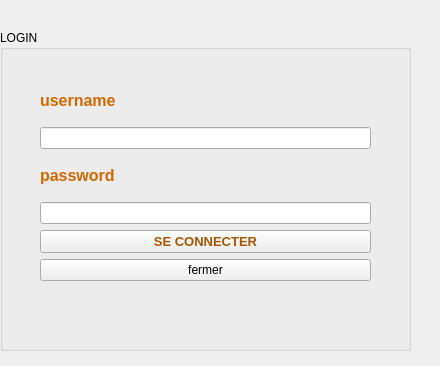
<?xml version="1.0" encoding="UTF-8"?>
<ui version="4.0">
 <class>Login</class>
 <widget class="QWidget" name="Login">
  <property name="geometry">
   <rect>
    <x>0</x>
    <y>0</y>
    <width>440</width>
    <height>366</height>
   </rect>
  </property>
  <property name="windowTitle">
   <string>Form</string>
  </property>
  <widget class="QGroupBox" name="groupBox">
   <property name="geometry">
    <rect>
     <x>0</x>
     <y>30</y>
     <width>411</width>
     <height>321</height>
    </rect>
   </property>
   <property name="cursor">
    <cursorShape>ArrowCursor</cursorShape>
   </property>
   <property name="focusPolicy">
    <enum>Qt::WheelFocus</enum>
   </property>
   <property name="styleSheet">
    <string notr="true"/>
   </property>
   <property name="title">
    <string>LOGIN</string>
   </property>
   <widget class="QWidget" name="layoutWidget">
    <property name="geometry">
     <rect>
      <x>40</x>
      <y>50</y>
      <width>331</width>
      <height>201</height>
     </rect>
    </property>
    <layout class="QVBoxLayout" name="verticalLayout_3">
     <item>
      <layout class="QHBoxLayout" name="horizontalLayout">
       <item>
        <layout class="QVBoxLayout" name="verticalLayout">
         <item>
          <layout class="QVBoxLayout" name="verticalLayout_2">
           <item>
            <widget class="QLabel" name="label_2">
             <property name="font">
              <font>
               <family>MS Sans Serif</family>
               <pointsize>12</pointsize>
               <weight>75</weight>
               <bold>true</bold>
              </font>
             </property>
             <property name="styleSheet">
              <string notr="true">color: rgb(209, 104, 0);</string>
             </property>
             <property name="text">
              <string>username</string>
             </property>
            </widget>
           </item>
           <item>
            <widget class="QLineEdit" name="lineEdit"/>
           </item>
           <item>
            <widget class="QLabel" name="label_3">
             <property name="font">
              <font>
               <family>MS Sans Serif</family>
               <pointsize>12</pointsize>
               <weight>75</weight>
               <bold>true</bold>
              </font>
             </property>
             <property name="styleSheet">
              <string notr="true">color: rgb(209, 104, 0);</string>
             </property>
             <property name="text">
              <string>password</string>
             </property>
            </widget>
           </item>
           <item>
            <widget class="QLineEdit" name="lineEdit_2">
             <property name="echoMode">
              <enum>QLineEdit::Password</enum>
             </property>
            </widget>
           </item>
          </layout>
         </item>
        </layout>
       </item>
      </layout>
     </item>
     <item>
      <widget class="QPushButton" name="pushButton">
       <property name="font">
        <font>
         <pointsize>10</pointsize>
         <weight>75</weight>
         <bold>true</bold>
        </font>
       </property>
       <property name="styleSheet">
        <string notr="true">border-color: rgb(170, 85, 0);
color: rgb(170, 85, 0);</string>
       </property>
       <property name="text">
        <string>SE CONNECTER</string>
       </property>
      </widget>
     </item>
     <item>
      <widget class="QPushButton" name="pushButton_2">
       <property name="text">
        <string>fermer</string>
       </property>
      </widget>
     </item>
    </layout>
   </widget>
  </widget>
 </widget>
 <resources/>
 <connections/>
</ui>
